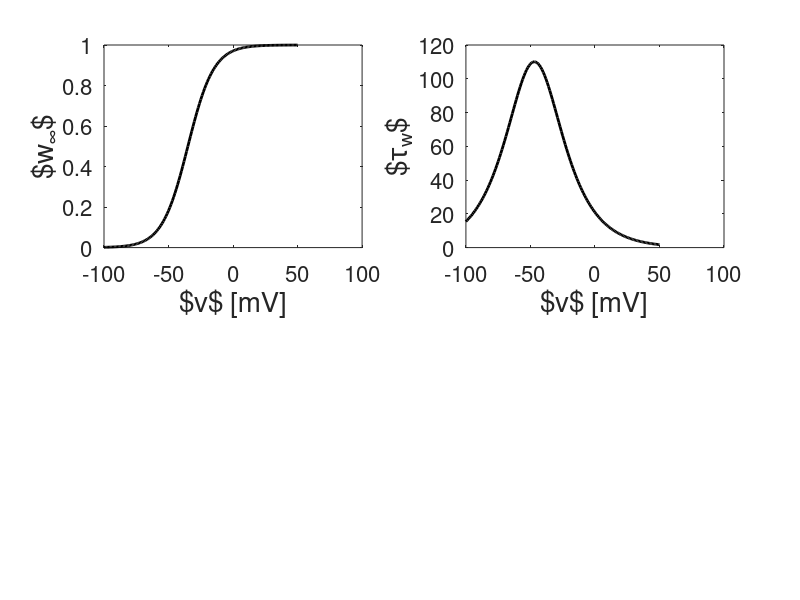

Here is the MATLAB script that generated this plot:
clear; clf;
v=[-100:50];
w_inf=1./(1+exp(-(v+35)/10));

tau_w=400./(3.3*exp((v+35)/20)+exp(-(v+35)/20));

subplot(221);
plot(v,w_inf,'-k','Linewidth',2);
set(gca,'Fontsize',16);
xlabel('$v$ [mV]','Fontsize',20); ylabel('$w_\infty$','Fontsize',20);

subplot(222);
plot(v,tau_w,'-k','Linewidth',2);
set(gca,'Fontsize',16);
xlabel('$v$ [mV]','Fontsize',20); ylabel('$\tau_w$','Fontsize',20);

shg;
